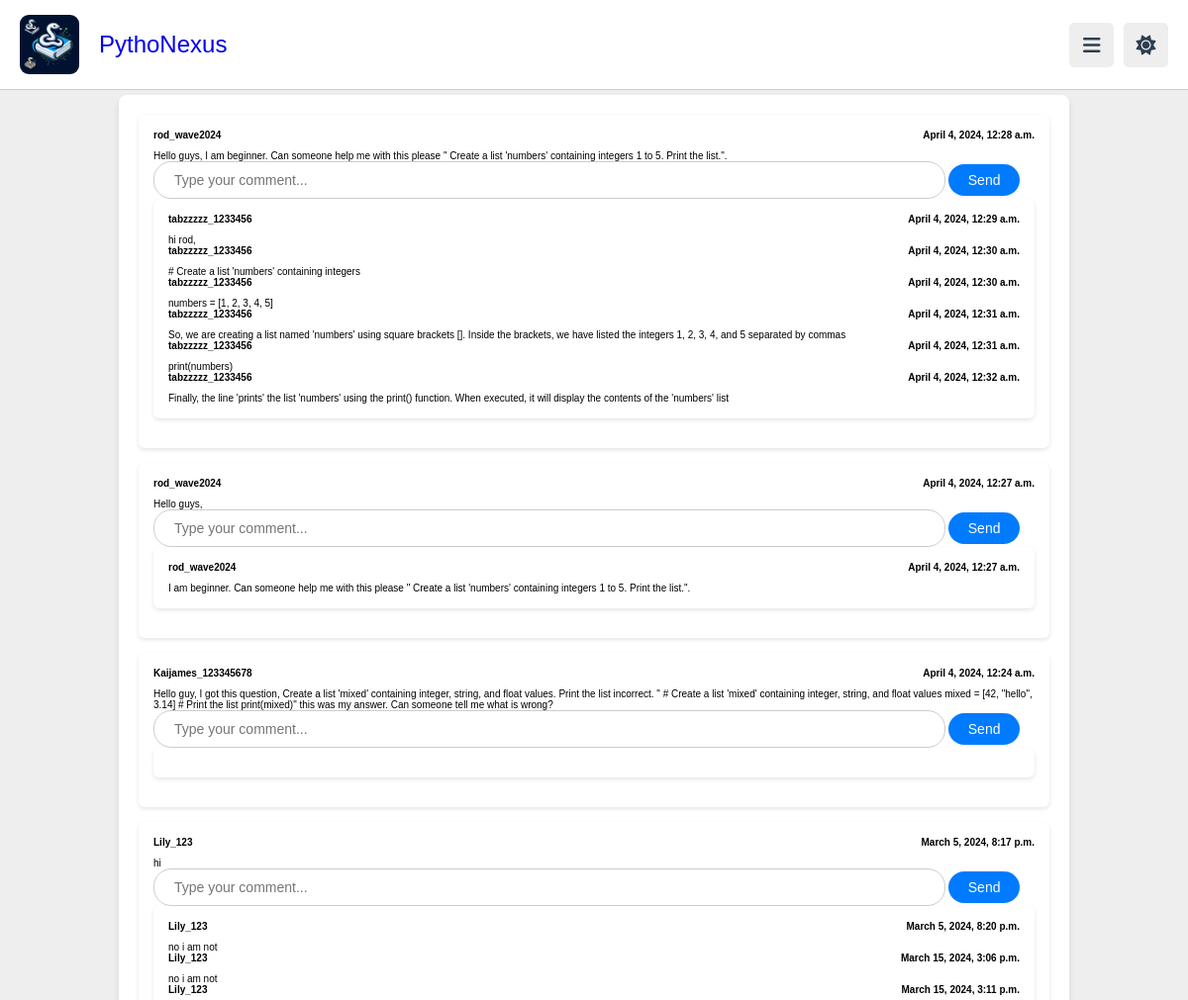
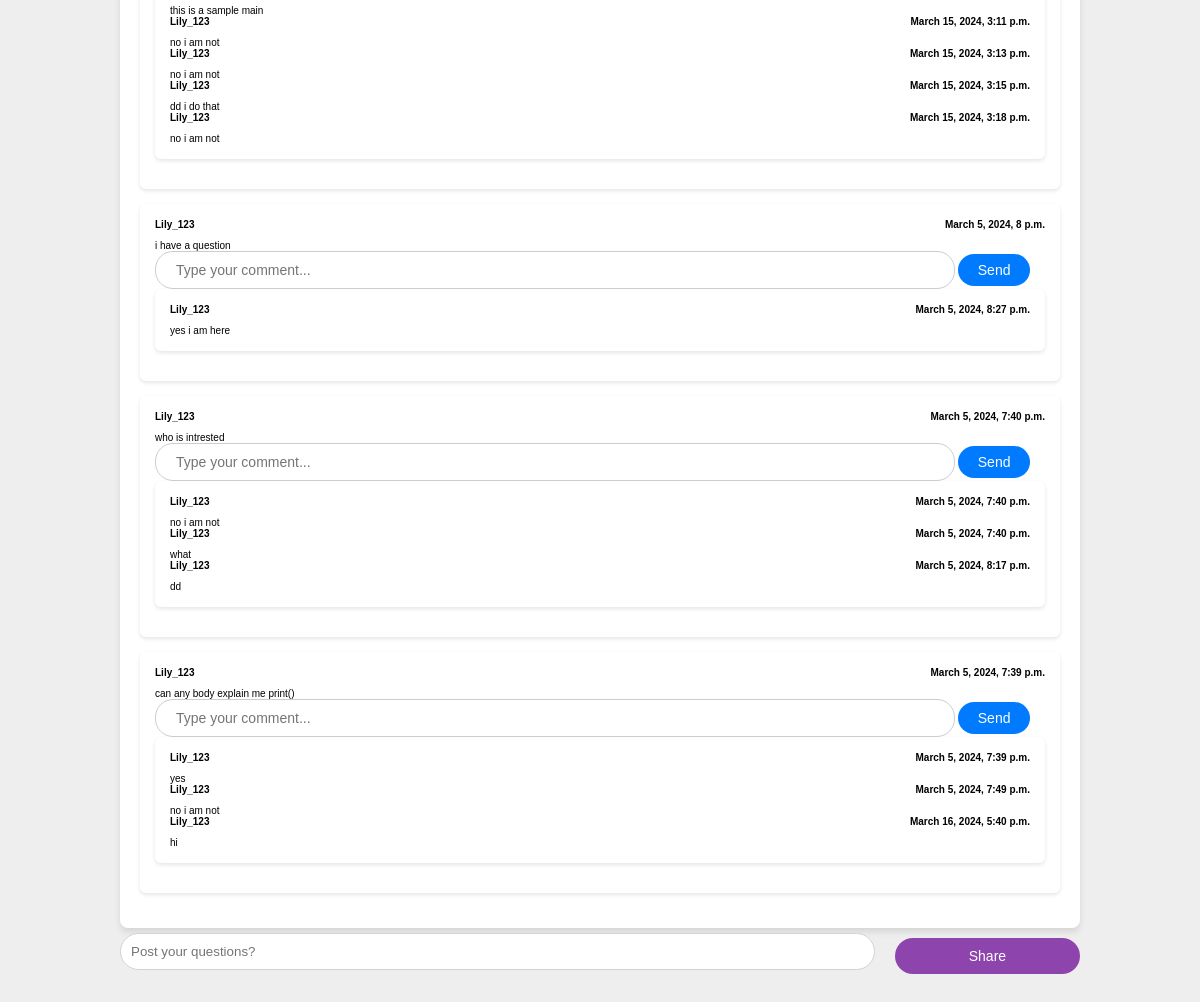
/chat/ (signed in), run on the app's committed database (2 pictures, top to bottom).
### app1/models.py (models this page shows, shortened)
class Post(models.Model):
    author = models.ForeignKey(User, on_delete=models.CASCADE, related_name='posts')
    content = models.TextField()
    created_at = models.DateTimeField(default=timezone.now)

class Comment(models.Model):
    post = models.ForeignKey(Post, on_delete=models.CASCADE, related_name='comments')
    author = models.ForeignKey(User, on_delete=models.CASCADE, related_name='comments')
    content = models.TextField()
    created_at = models.DateTimeField(default=timezone.now)

### app1/views.py (the view, shortened to what this page needs)
# urls.py: path('chat/', views.chat, name='chat'),
@login_required(login_url="login")
def chat(request):
    posts = Post.objects.all().order_by("-created_at")
    return render(request, "chat.html", {"posts": posts})

### templates/chat.html (shortened to what this page needs)
{% extends "base.html" %}
{% load static %}
{% block content %}
<div class="container">
    <div class="post-display-panel">
        {% for post in posts %}
        <div class="post">
            <div class="post-header">
                <span class="post-author">{{ post.author.username }}</span>
                <span class="post-timestamp"> {{ post.created_at }}</span>
            </div>
            <div class="post-content">
                <p>{{ post.content }}</p>
            </div>
            <div class="post-actions">
                <form method="post" action="">
                    <input type="text" class="form-input" name="commentContent" placeholder="Type your comment...">
                    <button class="send-button" type="submit">Send</button>
                </form>
            </div>
            <div class="comments-section">
                {% for comment in post.comments.all %}
                <div class="comment">
                    <div class="comment-header">
                        <span class="comment-author">{{ comment.author.username }}</span>
                        <span class="comment-timestamp"> {{ comment.created_at }}</span>
                    </div>
                    <div class="comment-content">
                        <p>{{ comment.content }}</p>
                    </div>
                </div>
                {% endfor %}
            </div>
        </div>
        {% endfor %}
    </div>
    <div class="">
      <form method="post" action="" class="post-form">
          <div class="form-group">
              <textarea class="form-control post-textarea" name="postContent" rows="1" placeholder="Post your questions?"></textarea>
              <button class="btn btn-primary post-share-button" type="submit">Share</button>
          </div>
      </form>
  </div>
</div>
{% endblock %}

### static/style.css (style rules this page uses)
:root { --main-color:#8e44ad; --red:#e74c3c; --orange:#f39c12; --light-color:#888; --light-bg:#eee; --black:#2c3e50; --white:#fff; --border:.1rem solid rgba(0,0,0,.2); }
* { font-family: 'Nunito', sans-serif; margin:0; padding:0; box-sizing: border-box; outline: none; border:none; text-decoration: none; }
html { font-size: 62.5%; overflow-x: hidden; }
body { background-color: var(--light-bg); padding-left: 30rem; }
.inline-btn, .inline-option-btn, .inline-delete-btn, .btn, .delete-btn, .option-btn { border-radius: .5rem; color:#fff; font-size: 1.8rem; cursor: pointer; text-transform: capitalize; padding:1rem 3rem; text-align: center; margin-top: 1rem; }
.btn, .delete-btn, .option-btn { display: block; width: 100%; }
.btn, .inline-btn { background-color: var(--main-color); }
@media (max-width:1200px) { body { padding-left: 0; } }

### templates/chat.html (style rules this page uses)
.post-form .form-group { display: flex; width: 100%; align-items: center; gap: 10px; }
.post-textarea { width: calc(80% - 5px); border-radius: 20px; padding: 10px; border: 1px solid #ced4da; resize: none; }
.post-share-button { width: calc(20% - 5px); padding: 10px; font-size: 14px; border-radius: 20px; white-space: nowrap; text-align: center; }
.container { max-width: 80%; margin: auto; margin-top: 5px; }
.post-display-panel { max-height: calc(100vh - 170px); overflow-y: auto; background-color: white; border-radius: 8px; box-shadow: 0 4px 6px rgba(0,0,0,.1); padding: 20px; }
.post, .comments-section { background-color: #fff; margin-bottom: 15px; border-radius: 6px; box-shadow: 0 2px 4px rgba(0,0,0,.1); padding: 15px; }
.post-header, .comment-header { display: flex; justify-content: space-between; font-weight: bold; margin-bottom: 10px; }
.form-input { border: 1px solid #ccc; border-radius: 18px; padding: 10px 20px; font-size: 14px; outline: none; width: calc(100% - 90px); }
.send-button { padding: 8px 20px; font-size: 14px; border-radius: 18px; border: none; background-color: #007bff; color: white; cursor: pointer; outline: none; }
.post-textarea { flex-grow: 1; margin-right: 10px; resize: none; }

### data on the page
Post: author.username "rod_wave2024", created_at "April 4, 2024, 12:28 a.m.", content "Hello guys, I am beginner. Can someone help me with this please \" Create a list 'numbers' containing integers 1 to 5. Print the list.\"."
Comment: author.username "tabzzzzz_1233456", created_at "April 4, 2024, 12:29 a.m.", content "hi rod,"
Comment: author.username "tabzzzzz_1233456", created_at "April 4, 2024, 12:30 a.m.", content "# Create a list 'numbers' containing integers"
Comment: author.username "tabzzzzz_1233456", created_at "April 4, 2024, 12:30 a.m.", content "numbers = [1, 2, 3, 4, 5]"
Comment: author.username "tabzzzzz_1233456", created_at "April 4, 2024, 12:31 a.m.", content "So, we are creating a list named 'numbers' using square brackets []. Inside the brackets, we have listed the integers 1, 2, 3, 4, and 5 separated by commas"
Comment: author.username "tabzzzzz_1233456", created_at "April 4, 2024, 12:31 a.m.", content "print(numbers)"
Comment: author.username "tabzzzzz_1233456", created_at "April 4, 2024, 12:32 a.m.", content "Finally, the line 'prints' the list 'numbers' using the print() function. When executed, it will display the contents of the 'numbers' list"
Post: author.username "rod_wave2024", created_at "April 4, 2024, 12:27 a.m.", content "Hello guys,"
Comment: author.username "rod_wave2024", created_at "April 4, 2024, 12:27 a.m.", content "I am beginner. Can someone help me with this please \" Create a list 'numbers' containing integers 1 to 5. Print the list.\"."
Post: author.username "Kaijames_123345678", created_at "April 4, 2024, 12:24 a.m.", content "Hello guy, I got this question, Create a list 'mixed' containing integer, string, and float values. Print the list incorrect. \" # Create a list 'mixed' containing integer, string, and float values mixed = [42, \"hello\", 3.14] # Print the list print(mixed)\" this was my answer. Can someone tell me what is wrong?"
Post: author.username "Lily_123", created_at "March 5, 2024, 8:17 p.m.", content "hi"
Comment: author.username "Lily_123", created_at "March 5, 2024, 8:20 p.m.", content "no i am not"
Comment: author.username "Lily_123", created_at "March 15, 2024, 3:06 p.m.", content "no i am not"
Comment: author.username "Lily_123", created_at "March 15, 2024, 3:11 p.m.", content "this is a sample main"
Comment: author.username "Lily_123", created_at "March 15, 2024, 3:11 p.m.", content "no i am not"
Comment: author.username "Lily_123", created_at "March 15, 2024, 3:13 p.m.", content "no i am not"
Comment: author.username "Lily_123", created_at "March 15, 2024, 3:15 p.m.", content "dd i do that"
Comment: author.username "Lily_123", created_at "March 15, 2024, 3:18 p.m.", content "no i am not"
Post: author.username "Lily_123", created_at "March 5, 2024, 8 p.m.", content "i have a question"
Comment: author.username "Lily_123", created_at "March 5, 2024, 8:27 p.m.", content "yes i am here"
Post: author.username "Lily_123", created_at "March 5, 2024, 7:40 p.m.", content "who is intrested"
Comment: author.username "Lily_123", created_at "March 5, 2024, 7:40 p.m.", content "no i am not"
Comment: author.username "Lily_123", created_at "March 5, 2024, 7:40 p.m.", content "what"
Comment: author.username "Lily_123", created_at "March 5, 2024, 8:17 p.m.", content "dd"
Post: author.username "Lily_123", created_at "March 5, 2024, 7:39 p.m.", content "can any body explain me print()"
Comment: author.username "Lily_123", created_at "March 5, 2024, 7:39 p.m.", content "yes"
Comment: author.username "Lily_123", created_at "March 5, 2024, 7:49 p.m.", content "no i am not"
Comment: author.username "Lily_123", created_at "March 16, 2024, 5:40 p.m.", content "hi"
